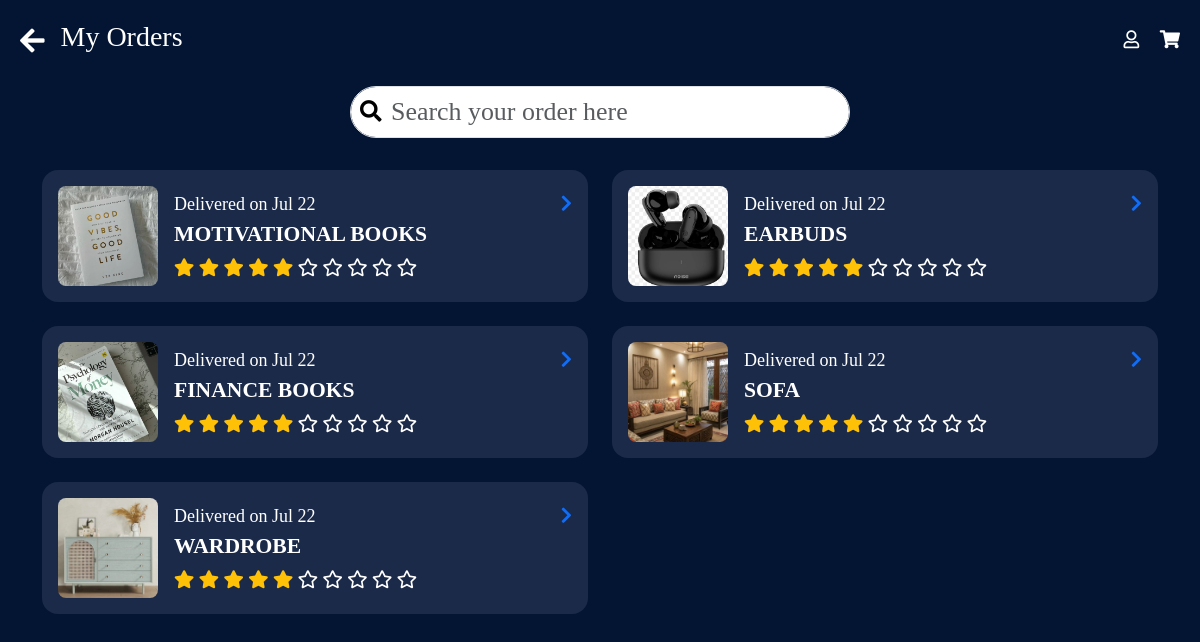
The app's page /orders/orderdetail/ (signed in) with its own data.
### orders/models.py (models this page shows)
class OrderItem(models.Model):
    order = models.ForeignKey(Order, on_delete=models.CASCADE)
    product = models.ForeignKey(Product, on_delete=models.CASCADE)
    quantity = models.PositiveIntegerField()
    price = models.DecimalField(max_digits=10, decimal_places=2)

class Order(models.Model):
    STATUS_CHOICES = [
        ('Pending', 'Pending'),
        ('Confirmed', 'Confirmed'),
        ('Shipped', 'Shipped'),
        ('Delivered', 'Delivered'),
        ('Returned', 'Returned'),
    ]
    user = models.ForeignKey(User, on_delete=models.CASCADE)
    coupon = models.ForeignKey(Coupon, on_delete=models.SET_NULL, null=True, blank=True)
    status = models.CharField(max_length=20, choices=STATUS_CHOICES, default='Pending')
    shipping_address = models.TextField()
    billing_address = models.TextField()
    total_amount = models.DecimalField(max_digits=10, decimal_places=2)
    created_at = models.DateTimeField(auto_now_add=True)

### products/models.py (models this page shows, shortened)
class Product(models.Model):
    category = models.ForeignKey(Category, on_delete=models.CASCADE, related_name='products')
    name = models.CharField(max_length=255)
    price = models.DecimalField(max_digits=10, decimal_places=2)
    image = models.ImageField(upload_to='products/', default='products/default.jpg')
    description = models.TextField(blank=True, null=True)

### orders/views.py (the view)
# urls.py: path('orderdetail/', views.order_detail, name='order_detail'),
@login_required
def order_detail(request):
    user = request.user
    orders = Order.objects.filter(user=user).order_by('-created_at')
    order_data = []
    for order in orders:
        items = OrderItem.objects.filter(order=order)
        order_data.append((order, items))
    return render(request, 'orders/myorder.html', {'order_data': order_data})

### orders/templates/orders/myorder.html (shortened to what this page needs)
<!DOCTYPE html>
<html lang="en">
<head>
  <link href="https://cdn.jsdelivr.net/npm/bootstrap@5.3.0/dist/css/bootstrap.min.css" rel="stylesheet" />
  <link href="https://cdnjs.cloudflare.com/ajax/libs/font-awesome/5.15.3/css/all.min.css" rel="stylesheet" />
</head>
<body>
  <header class="d-flex justify-content-between align-items-center mb-4">
    <div class="d-flex align-items-center gap-3">
      <i class="fas fa-arrow-left text-white fs-3"></i>
        <h3>My Orders</h3>
    </div>
    <div class="header-icons">
      <i class="far fa-user"></i>
      <i class="fas fa-shopping-cart"></i>
    </div>
  </header>
  <div class="search-input mx-auto">
    <input type="text" class="form-control rounded-pill" placeholder="Search your order here" />
    <i class="fas fa-search search-icon"></i>
  </div>
  <div class="container">
  <div class="row row-cols-1 row-cols-md-2 g-4">
    {% for order, items in order_data %}
      {% for item in items %}
        <div class="col">
          <div class="order-card">
            <img src="{{ item.product.image.url }}" alt="{{ item.product.name }}" />
            <div class="flex-grow-1">
              <div class="d-flex justify-content-between align-items-center">
                <span>Delivered on {{ order.created_at|date:"M d" }}</span>
                <a href="{% url 'track' order.id %}"><i class="fas fa-chevron-right"></i></a>
              </div>
              <p class="text-uppercase fw-bold mb-1">{{ item.product.name }}</p>
              <div class="rating text-warning">
                {% for i in "12345"|slice:":item.product.rating"|make_list %}
                  <i class="fas fa-star"></i>
                {% endfor %}
                {% for i in "12345"|slice:"item.product.rating:"|make_list %}
                  <i class="far fa-star"></i>
                {% endfor %}
              </div>
            </div>
          </div>
        </div>
      {% endfor %}
    {% empty %}
      <div class="col">
        <p>No orders found.</p>
      </div>
    {% endfor %}
  </div>
</div>
</body>
</html>

### orders/templates/orders/myorder.html (style rules this page uses)
body { background-color: #041533; font-family: 'Playfair Display', serif; padding: 20px; color: white; font-size: large; }
.text-uppercase { font-size: larger; }
.order-card { background-color: #1c2a4a; border-radius: 1rem; padding: 1rem; display: flex; align-items: center; gap: 1rem; font-size: large; }
.order-card img { width: 100px; height: 100px; object-fit: cover; border-radius: 0.5rem; font-size: large; }
.search-input { position: relative; max-width: 500px; margin-bottom: 2rem; font-size: larger; }
.search-input input { padding-left: 2.5rem; font-size: larger; }
.search-icon { position: absolute; top: 50%; left: 10px; transform: translateY(-50%); color: black; }
.rating i.far { color: white; }
.header-icons i { color: white; font-size: 1.5rem; margin-left: 1rem; font-size: large; }

### records on screen
Order: created_at "Jul 22"
OrderItem: product.image (picture), product.name "MOTIVATIONAL BOOKS"
Order: created_at "Jul 22"
OrderItem: product.image (picture), product.name "EARBUDS"
Order: created_at "Jul 22"
OrderItem: product.image (picture), product.name "FINANCE BOOKS"
Order: created_at "Jul 22"
OrderItem: product.image (picture), product.name "SOFA"
Order: created_at "Jul 22"
OrderItem: product.image (picture), product.name "WARDROBE"
